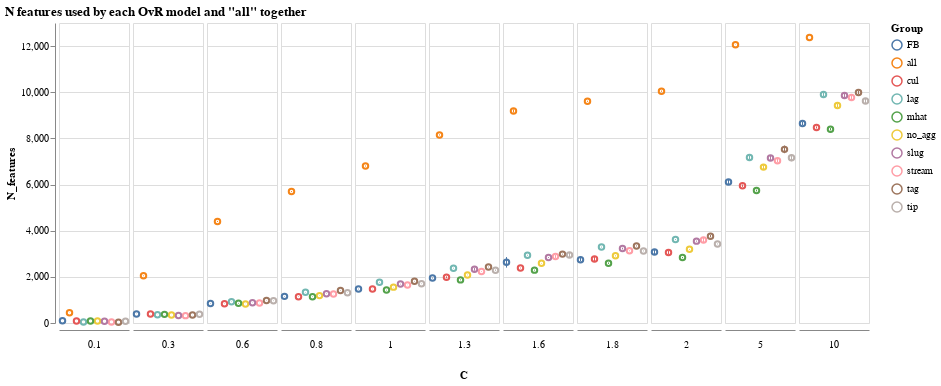

Notebook code for this chart:
### Code cell
featsN=result['featsN']
featsN['C']=[float(param.split('_')[1]) for param in featsN['params']]

base=alt.Chart(featsN,width=70).encode(
    x=alt.X('Group',title=None,axis=alt.Axis(values=[0], ticks=True, grid=False, labels=False)),
    y='N_features:Q',
    color='Group',
)

alt.layer(
  base.mark_errorbar(extent='stderr').encode(
  x=alt.X('Group:N', scale=alt.Scale(zero=False),title=None,axis=alt.Axis(values=[0], ticks=True, grid=False, labels=False)),
  y=alt.Y('N_features:Q')
),
  base.mark_point().encode(x=alt.X('Group:N',title=None,axis=alt.Axis(values=[0], ticks=True, grid=False, labels=False)),
  y=alt.Y('N_features:Q', aggregate='mean', scale=alt.Scale(zero=False)))
).facet(
  column=alt.Column('C', header=alt.Header(titleOrient='bottom',labelOrient='bottom'))
).configure_facet(spacing=-10).properties(title='N features used by each OvR model and "all" together')

### Figure 1 — Vega-Lite specification as saved in the notebook (floating-point values rounded to 4 significant figures; data arrays with more than 128 entries replaced by an {"elided": "..."} marker saying what was removed)
{"config": {"view": {"continuousWidth": 400, "continuousHeight": 300}, "facet": {"spacing": -10}}, "data": {"name": "data-a286ed75a8b2ac54e4aef797bc374cd5"}, "facet": {"column": {"type": "quantitative", "field": "C", "header": {"labelOrient": "bottom", "titleOrient": "bottom"}}}, "spec": {"layer": [{"mark": {"type": "errorbar", "extent": "stderr"}, "encoding": {"color": {"type": "nominal", "field": "Group"}, "x": {"type": "nominal", "axis": {"grid": false, "labels": false, "ticks": true, "values": [0]}, "field": "Group", "scale": {"zero": false}, "title": null}, "y": {"type": "quantitative", "field": "N_features"}}, "width": 70}, {"mark": "point", "encoding": {"color": {"type": "nominal", "field": "Group"}, "x": {"type": "nominal", "axis": {"grid": false, "labels": false, "ticks": true, "values": [0]}, "field": "Group", "title": null}, "y": {"type": "quantitative", "aggregate": "mean", "field": "N_features", "scale": {"zero": false}}}, "width": 70}]}, "title": "N features used by each OvR model and \"all\" together", "$schema": "https://vega.github.io/schema/vega-lite/v4.0.2.json", "datasets": {"data-a286ed75a8b2ac54e4aef797bc374cd5": {"elided": "2310 records"}}}
